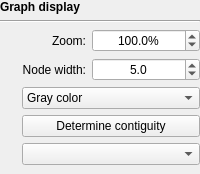
         <widget class="QWidget" name="graphDisplayWidget" native="true">
          <property name="enabled">
           <bool>true</bool>
          </property>
          <layout class="QVBoxLayout" name="verticalLayout">
           <property name="leftMargin">
            <number>0</number>
           </property>
           <property name="topMargin">
            <number>0</number>
           </property>
           <property name="rightMargin">
            <number>0</number>
           </property>
           <property name="bottomMargin">
            <number>0</number>
           </property>
           <item>
            <widget class="QLabel" name="label_10">
             <property name="font">
              <font>
               <bold>true</bold>
              </font>
             </property>
             <property name="text">
              <string>Graph display</string>
             </property>
            </widget>
           </item>
           <item>
            <widget class="Line" name="line_5">
             <property name="orientation">
              <enum>Qt::Horizontal</enum>
             </property>
            </widget>
           </item>
           <item>
            <widget class="QWidget" name="widget_2" native="true">
             <layout class="QGridLayout" name="gridLayout_8">
              <property name="leftMargin">
               <number>0</number>
              </property>
              <property name="topMargin">
               <number>0</number>
              </property>
              <property name="rightMargin">
               <number>0</number>
              </property>
              <item row="2" column="1" colspan="2">
               <widget class="QComboBox" name="coloursComboBox">
                <property name="focusPolicy">
                 <enum>Qt::StrongFocus</enum>
                </property>
                <item>
                 <property name="text">
                  <string>Gray color</string>
                 </property>
                </item>
                <item>
                 <property name="text">
                  <string>Random colours</string>
                 </property>
                </item>
                <item>
                 <property name="text">
                  <string>Uniform colour</string>
                 </property>
                </item>
                <item>
                 <property name="text">
                  <string>Colour by depth</string>
                 </property>
                </item>
                <item>
                 <property name="text">
                  <string>Colour by contiguity</string>
                 </property>
                </item>
                <item>
                 <property name="text">
                  <string>Custom colours</string>
                 </property>
                </item>
                <item>
                 <property name="text">
                  <string>GC content</string>
                 </property>
                </item>
                <item>
                 <property name="text">
                  <string>Colour by GFA tag</string>
                 </property>
                </item>
                <item>
                 <property name="text">
                  <string>Colour by CSV column</string>
                 </property>
                </item>
               </widget>
              </item>
              <item row="0" column="2">
               <widget class="QDoubleSpinBox" name="zoomSpinBox">
                <property name="sizePolicy">
                 <sizepolicy hsizetype="Expanding" vsizetype="Fixed">
                  <horstretch>0</horstretch>
                  <verstretch>0</verstretch>
                 </sizepolicy>
                </property>
                <property name="focusPolicy">
                 <enum>Qt::StrongFocus</enum>
                </property>
                <property name="alignment">
                 <set>Qt::AlignCenter</set>
                </property>
                <property name="suffix">
                 <string>%</string>
                </property>
                <property name="decimals">
                 <number>1</number>
                </property>
                <property name="minimum">
                 <double>5.000000000000000</double>
                </property>
                <property name="maximum">
                 <double>500.000000000000000</double>
                </property>
                <property name="singleStep">
                 <double>5.000000000000000</double>
                </property>
                <property name="value">
                 <double>100.000000000000000</double>
                </property>
               </widget>
              </item>
              <item row="3" column="1" colspan="2">
               <widget class="QPushButton" name="contiguityButton">
                <property name="focusPolicy">
                 <enum>Qt::StrongFocus</enum>
                </property>
                <property name="text">
                 <string>Determine contiguity</string>
                </property>
               </widget>
              </item>
              <item row="1" column="0">
               <widget class="InfoTextWidget" name="nodeWidthInfoText" native="true">
                <property name="sizePolicy">
                 <sizepolicy hsizetype="Fixed" vsizetype="Fixed">
                  <horstretch>0</horstretch>
                  <verstretch>0</verstretch>
                 </sizepolicy>
                </property>
                <property name="minimumSize">
                 <size>
                  <width>16</width>
                  <height>16</height>
                 </size>
                </property>
                <property name="toolTip">
                 <string>&lt;html&gt;&lt;head/&gt;&lt;body&gt;&lt;p&gt;This is the average width for each node. The exact width for each node is also influenced by the node's depth. The effect of depth on width can be adjusted in Bandage %SETTINGS%.  &lt;/p&gt;&lt;/body&gt;&lt;/html&gt;</string>
                </property>
               </widget>
              </item>
              <item row="3" column="0">
               <widget class="InfoTextWidget" name="contiguityInfoText" native="true">
                <property name="sizePolicy">
                 <sizepolicy hsizetype="Fixed" vsizetype="Fixed">
                  <horstretch>0</horstretch>
                  <verstretch>0</verstretch>
                 </sizepolicy>
                </property>
                <property name="minimumSize">
                 <size>
                  <width>16</width>
                  <height>16</height>
                 </size>
                </property>
                <property name="toolTip">
                 <string>Select one or more nodes and then click this button. Bandage will
then colour which other nodes in the graph are likely to be contiguous
                                        with your selected node(s).</string>
                </property>
               </widget>
              </item>
              <item row="0" column="0">
               <widget class="InfoTextWidget" name="zoomInfoText" native="true">
                <property name="sizePolicy">
                 <sizepolicy hsizetype="Fixed" vsizetype="Fixed">
                  <horstretch>0</horstretch>
                  <verstretch>0</verstretch>
                 </sizepolicy>
                </property>
                <property name="minimumSize">
                 <size>
                  <width>16</width>
                  <height>16</height>
                 </size>
                </property>
                <property name="toolTip">
                 <string>&lt;html&gt;&lt;head/&gt;&lt;body&gt;&lt;p&gt;This value controls how large the graph appears in Bandage. The zoom level can also be changed by:&lt;/p&gt;&lt;ul style=&quot;margin-top: 0px; margin-bottom: 0px; margin-left: 0px; margin-right: 0px; -qt-list-indent: 1;&quot;&gt;&lt;li style=&quot; margin-top:12px; margin-bottom:0px; margin-left:0px; margin-right:0px; -qt-block-indent:0; text-indent:0px;&quot;&gt;Holding the %CONTROL% key and using the mouse wheel over the graph. &lt;/li&gt;&lt;li style=&quot; margin-top:0px; margin-bottom:12px; margin-left:0px; margin-right:0px; -qt-block-indent:0; text-indent:0px;&quot;&gt;Clicking on the graph display and then using the '+' and '-' keys.  &lt;/li&gt;&lt;/ul&gt;&lt;/body&gt;&lt;/html&gt;</string>
                </property>
               </widget>
              </item>
              <item row="2" column="0">
               <widget class="InfoTextWidget" name="nodeColourInfoText" native="true">
                <property name="sizePolicy">
                 <sizepolicy hsizetype="Fixed" vsizetype="Fixed">
                  <horstretch>0</horstretch>
                  <verstretch>0</verstretch>
                 </sizepolicy>
                </property>
                <property name="minimumSize">
                 <size>
                  <width>16</width>
                  <height>16</height>
                 </size>
                </property>
                <property name="toolTip">
                 <string>&lt;html&gt;&lt;head/&gt;&lt;body&gt;&lt;p&gt;This controls the colour of the nodes in the graph:&lt;/p&gt;&lt;ul style=&quot;margin-top: 0px; margin-bottom: 0px; margin-left: 0px; margin-right: 0px; -qt-list-indent: 1;&quot;&gt;&lt;li style=&quot; margin-top:12px; margin-bottom:0px; margin-left:0px; margin-right:0px; -qt-block-indent:0; text-indent:0px;&quot;&gt;'Random colours': Nodes will be coloured randomly. Each time this is selected, new random colours will be chosen. Negative nodes (visible in 'Double' mode) will be a darker shade of their complement positive nodes. &lt;/li&gt;&lt;li style=&quot; margin-top:0px; margin-bottom:0px; margin-left:0px; margin-right:0px; -qt-block-indent:0; text-indent:0px;&quot;&gt;'Uniform colour': For graphs drawn with the 'Entire graph' scope, all nodes will be the same colour. For graphs drawn with the 'Around nodes' scope, your specified nodes will be drawn in a separate colour. For graphs drawn with the 'Around BLAST hits' scope, nodes with BLAST hits will be drawn in a separate colour. &lt;/li&gt;&lt;li style=&quot; margin-top:0px; margin-bottom:0px; margin-left:0px; margin-right:0px; -qt-block-indent:0; text-indent:0px;&quot;&gt;'Colour by depth': Node colours will be defined by their depth. The details of this relationship are configurable in Bandage %SETTINGS%. &lt;/li&gt;&lt;li style=&quot; margin-top:0px; margin-bottom:0px; margin-left:0px; margin-right:0px; -qt-block-indent:0; text-indent:0px;&quot;&gt;'BLAST hits (rainbow)': Nodes will be drawn in a light grey colour and BLAST hits for the currently selected query will be drawn using a rainbow. Red indicates the start of the query sequence and violet indicates the end. &lt;/li&gt;&lt;li style=&quot; margin-top:0px; margin-bottom:0px; margin-left:0px; margin-right:0px; -qt-block-indent:0; text-indent:0px;&quot;&gt;'BLAST hits (solid)': Nodes will be drawn in a light grey colour and BLAST hits for the currently selected query will be drawn using the query's colour. Query colours can be specified in the 'Create/view BLAST search' window. &lt;/li&gt;&lt;li style=&quot; margin-top:0px; margin-bottom:0px; margin-left:0px; margin-right:0px; -qt-block-indent:0; text-indent:0px;&quot;&gt;'Colour by contiguity': This option will display a 'Determine contiguity button. When pressed, the nodes will be coloured based on their contiguity with the selected node(s). &lt;/li&gt;&lt;li style=&quot; margin-top:0px; margin-bottom:12px; margin-left:0px; margin-right:0px; -qt-block-indent:0; text-indent:0px;&quot;&gt;'Custom colours': Nodes will be coloured using colours of your choice. Select one or more nodes and then click the 'Set colour' button to define their colour.&lt;/li&gt;&lt;/ul&gt;&lt;p&gt;See the 'Colours' section of the Bandage %SETTINGS% to control various colouring options.&lt;/p&gt;&lt;/body&gt;&lt;/html&gt;</string>
                </property>
               </widget>
              </item>
              <item row="1" column="1">
               <widget class="QLabel" name="label_15">
                <property name="text">
                 <string>Node width:</string>
                </property>
                <property name="alignment">
                 <set>Qt::AlignRight|Qt::AlignTrailing|Qt::AlignVCenter</set>
                </property>
               </widget>
              </item>
              <item row="1" column="2">
               <widget class="QDoubleSpinBox" name="nodeWidthSpinBox">
                <property name="sizePolicy">
                 <sizepolicy hsizetype="Expanding" vsizetype="Fixed">
                  <horstretch>0</horstretch>
                  <verstretch>0</verstretch>
                 </sizepolicy>
                </property>
                <property name="focusPolicy">
                 <enum>Qt::StrongFocus</enum>
                </property>
                <property name="alignment">
                 <set>Qt::AlignCenter</set>
                </property>
                <property name="suffix">
                 <string/>
                </property>
                <property name="decimals">
                 <number>1</number>
                </property>
                <property name="minimum">
                 <double>0.500000000000000</double>
                </property>
                <property name="maximum">
                 <double>1000.000000000000000</double>
                </property>
                <property name="singleStep">
                 <double>0.500000000000000</double>
                </property>
                <property name="value">
                 <double>5.000000000000000</double>
                </property>
               </widget>
              </item>
              <item row="0" column="1">
               <widget class="QLabel" name="label_13">
                <property name="text">
                 <string>Zoom:</string>
                </property>
                <property name="alignment">
                 <set>Qt::AlignRight|Qt::AlignTrailing|Qt::AlignVCenter</set>
                </property>
               </widget>
              </item>
              <item row="4" column="1" colspan="2">
               <widget class="QComboBox" name="tagsComboBox">
                <property name="focusPolicy">
                 <enum>Qt::StrongFocus</enum>
                </property>
               </widget>
              </item>
             </layout>
            </widget>
           </item>
          </layout>
         </widget>
